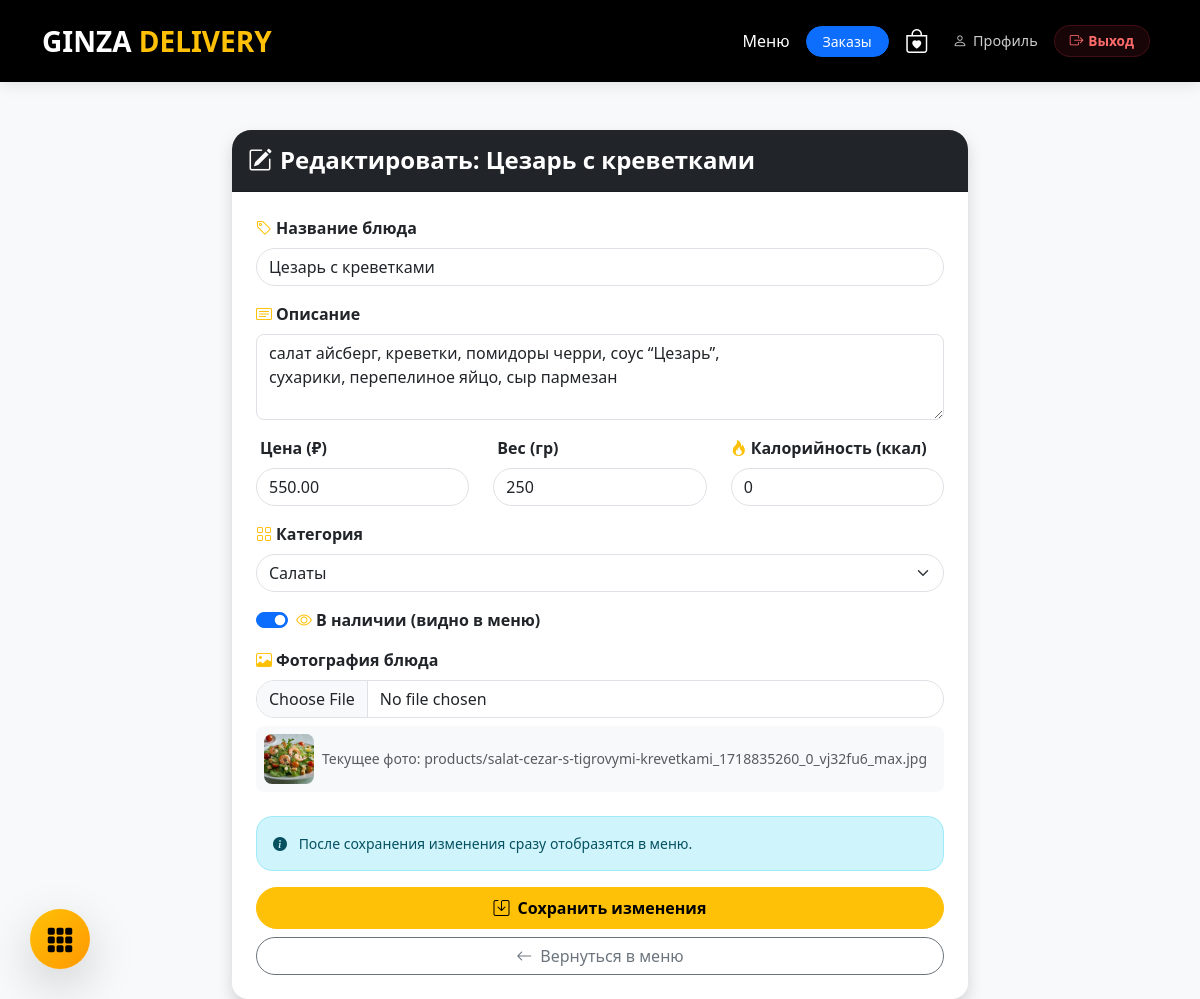
The app's page /product/edit/3/ (signed in) with its own data.
### main/models.py (models this page shows, shortened)
class Product(models.Model):
    category = models.ForeignKey(Category, related_name='products', on_delete=models.CASCADE, verbose_name='Категория')
    name = models.CharField('Название блюда', max_length=255)
    description = models.TextField('Описание (состав)', blank=True)
    price = models.DecimalField('Цена', max_digits=10, decimal_places=2)
    weight = models.IntegerField('Вес (гр/мл)', null=True, blank=True)
    calories = models.IntegerField('Калорийность (ккал)', null=True, blank=True, default=0, validators=[MinValueValidator(0), MaxValueValidator(2000)])
    image = models.ImageField('Фото блюда', upload_to='products/', blank=True, null=True)
    is_active = models.BooleanField('В наличии', default=True)
    tags = models.ManyToManyField(Tag, blank=True, verbose_name="Теги")
    class Meta:
        verbose_name = 'Блюдо'
        verbose_name_plural = 'Блюда'

class Category(models.Model):
    name = models.CharField('Название категории', max_length=100)
    class Meta:
        verbose_name = 'Категория'
        verbose_name_plural = 'Категории'

### main/views.py (the view, shortened to what this page needs)
# urls.py: path('product/edit/<int:product_id>/', views.edit_product, name='edit_product'),
@staff_member_required
def edit_product(request, product_id):
    product = get_object_or_404(Product, id=product_id)
    categories = Category.objects.all()
    return render(request, 'main/edit_product.html', {
        'product': product,
        'categories': categories
    })

### main/templates/main/edit_product.html (shortened to what this page needs)
{% extends 'base.html' %}
{% block content %}
<div class="container mt-5">
    <div class="row justify-content-center">
        <div class="col-md-8">
            <div class="card shadow rounded-4 border-0">
                <div class="card-header bg-dark text-white py-3" style="border-radius: 1.2rem 1.2rem 0 0;">
                    <h4 class="mb-0 fw-bold">
                        <i class="bi bi-pencil-square me-2"></i>Редактировать: {{ product.name }}
                    </h4>
                </div>
                <div class="card-body p-4">
                    <form method="post" enctype="multipart/form-data">
                        <div class="mb-3">
                            <label class="form-label fw-bold">
                                <i class="bi bi-tag me-1 text-warning"></i>Название блюда
                            </label>
                            <input type="text" name="name" class="form-control rounded-pill" value="{{ product.name }}" required>
                        </div>
                        <div class="mb-3">
                            <label class="form-label fw-bold">
                                <i class="bi bi-card-text me-1 text-warning"></i>Описание
                            </label>
                            <textarea name="description" class="form-control rounded-3" rows="3" placeholder="Состав блюда, особенности...">{{ product.description }}</textarea>
                        </div>
                        <div class="row">
                            <div class="col-md-4 mb-3">
                                <label class="form-label fw-bold">
                                    Цена (₽)
                                </label>
                                <input type="number" step="0.01" name="price" class="form-control rounded-pill" value="{{ product.price|stringformat:'.2f'|safe }}" required>
                            </div>
                            <div class="col-md-4 mb-3">
                                <label class="form-label fw-bold">
                                    Вес (гр)
                                </label>
                                <input type="number" name="weight" class="form-control rounded-pill" value="{{ product.weight }}">
                            </div>
                            <div class="col-md-4 mb-3">
                                <label class="form-label fw-bold">
                                    <i class="bi bi-fire me-1 text-warning"></i>Калорийность (ккал)
                                </label>
                                <input type="number" name="calories" class="form-control rounded-pill"
                                        value="{{ product.calories|default:0 }}"
                                        placeholder="Калории ккал" min="0" max="2000" step="1">
                            </div>
                        </div>
                        <div class="mb-3">
                            <label class="form-label fw-bold">
                                <i class="bi bi-grid me-1 text-warning"></i>Категория
                            </label>
                            <select name="category" class="form-select rounded-pill">
                                {% for category in categories %}
                                <option value="{{ category.id }}" {% if category.id == product.category.id %}selected{% endif %}>
                                    {{ category.name }}
                                </option>
                                {% endfor %}
                            </select>
                        </div>
                        <div class="mb-3">
                            <div class="form-check form-switch">
                                <input class="form-check-input" type="checkbox" name="is_active" id="activeSwitch" {% if product.is_active %}checked{% endif %}>
                                <label class="form-check-label fw-bold" for="activeSwitch">
                                    <i class="bi bi-eye me-1 text-warning"></i>В наличии (видно в меню)
                                </label>
                            </div>
                        </div>
                        <div class="mb-4">
                            <label class="form-label fw-bold">
                                <i class="bi bi-image me-1 text-warning"></i>Фотография блюда
                            </label>
                            <input type="file" name="image" class="form-control rounded-pill" accept="image/*">
                            {% if product.image %}
                                <div class="mt-2 p-2 bg-light rounded-3 d-flex align-items-center gap-2">
                                    <img src="{{ product.image.url }}" width="50" height="50" class="rounded-3 object-fit-cover">
                                    <div class="small text-muted">Текущее фото: {{ product.image.name }}</div>
                                </div>
                            {% endif %}
                        </div>
                        <div class="alert alert-info small rounded-4">
                            <i class="bi bi-info-circle-fill me-2"></i>
                            После сохранения изменения сразу отобразятся в меню.
                        </div>
                        <div class="d-grid gap-2">
                            <button type="submit" class="btn btn-warning fw-bold py-2 rounded-pill">
                                <i class="bi bi-save me-2"></i>Сохранить изменения
                            </button>
                            <a href="{% url 'menu' %}" class="btn btn-outline-secondary rounded-pill">
                                <i class="bi bi-arrow-left me-2"></i>Вернуться в меню
                            </a>
                        </div>
                    </form>
                </div>
            </div>
        </div>
    </div>
</div>
{% endblock %}

### main/templates/base.html (style rules this page uses)
:root { --ginza-gold: #ffc107; --ginza-dark: #212529; }
body { background-color: #f8f9fa; font-family: 'Segoe UI', Roboto, Helvetica, Arial, sans-serif; }
.btn, .product-card, .order-card { transition: transform 0.2s ease, box-shadow 0.2s ease; }

### main/templates/main/edit_product.html (style rules this page uses)
.object-fit-cover { object-fit: cover; }

### records on screen
Product: name "Цезарь с креветками", description "салат айсберг, креветки, помидоры черри, соус “Цезарь”, сухарики, перепелиное яйцо, сыр пармезан", price "550.00", weight "250", calories "0", category "Салаты", is_active "☑", image (picture), image.name "products/salat-cezar-s-tigrovymi-krevetkami_1718835260_0_vj32fu6_max.jpg"
